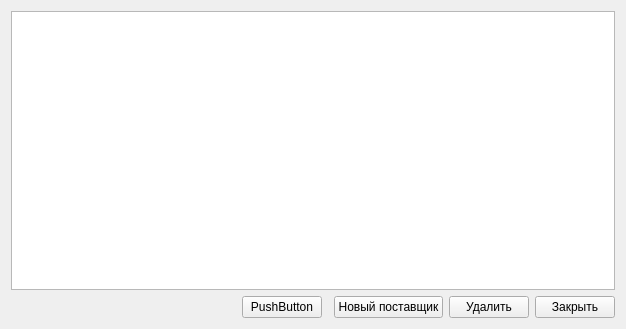
<?xml version="1.0" encoding="UTF-8"?>
<ui version="4.0">
 <class>all_distributors_form</class>
 <widget class="QWidget" name="all_distributors_form">
  <property name="geometry">
   <rect>
    <x>0</x>
    <y>0</y>
    <width>626</width>
    <height>329</height>
   </rect>
  </property>
  <property name="windowTitle">
   <string>Form</string>
  </property>
  <layout class="QGridLayout" name="gridLayout">
   <item row="0" column="0" colspan="7">
    <widget class="QTableWidget" name="distributors_table">
     <property name="selectionMode">
      <enum>QAbstractItemView::SingleSelection</enum>
     </property>
     <property name="selectionBehavior">
      <enum>QAbstractItemView::SelectRows</enum>
     </property>
    </widget>
   </item>
   <item row="1" column="6">
    <widget class="QPushButton" name="close_btn">
     <property name="minimumSize">
      <size>
       <width>40</width>
       <height>20</height>
      </size>
     </property>
     <property name="text">
      <string>Закрыть</string>
     </property>
    </widget>
   </item>
   <item row="1" column="1">
    <spacer name="horizontalSpacer">
     <property name="orientation">
      <enum>Qt::Horizontal</enum>
     </property>
     <property name="sizeType">
      <enum>QSizePolicy::MinimumExpanding</enum>
     </property>
     <property name="sizeHint" stdset="0">
      <size>
       <width>40</width>
       <height>20</height>
      </size>
     </property>
    </spacer>
   </item>
   <item row="1" column="4">
    <widget class="QPushButton" name="add_distributor_btn">
     <property name="minimumSize">
      <size>
       <width>40</width>
       <height>20</height>
      </size>
     </property>
     <property name="text">
      <string>Новый поставщик</string>
     </property>
    </widget>
   </item>
   <item row="1" column="2">
    <widget class="QPushButton" name="pushButton_3">
     <property name="minimumSize">
      <size>
       <width>40</width>
       <height>20</height>
      </size>
     </property>
     <property name="text">
      <string>PushButton</string>
     </property>
    </widget>
   </item>
   <item row="1" column="5">
    <widget class="QPushButton" name="del_distributor_btn">
     <property name="minimumSize">
      <size>
       <width>40</width>
       <height>20</height>
      </size>
     </property>
     <property name="text">
      <string>Удалить</string>
     </property>
    </widget>
   </item>
  </layout>
 </widget>
 <resources/>
 <connections>
  <connection>
   <sender>close_btn</sender>
   <signal>clicked()</signal>
   <receiver>all_distributors_form</receiver>
   <slot>close()</slot>
   <hints>
    <hint type="sourcelabel">
     <x>468</x>
     <y>353</y>
    </hint>
    <hint type="destinationlabel">
     <x>371</x>
     <y>242</y>
    </hint>
   </hints>
  </connection>
 </connections>
</ui>
